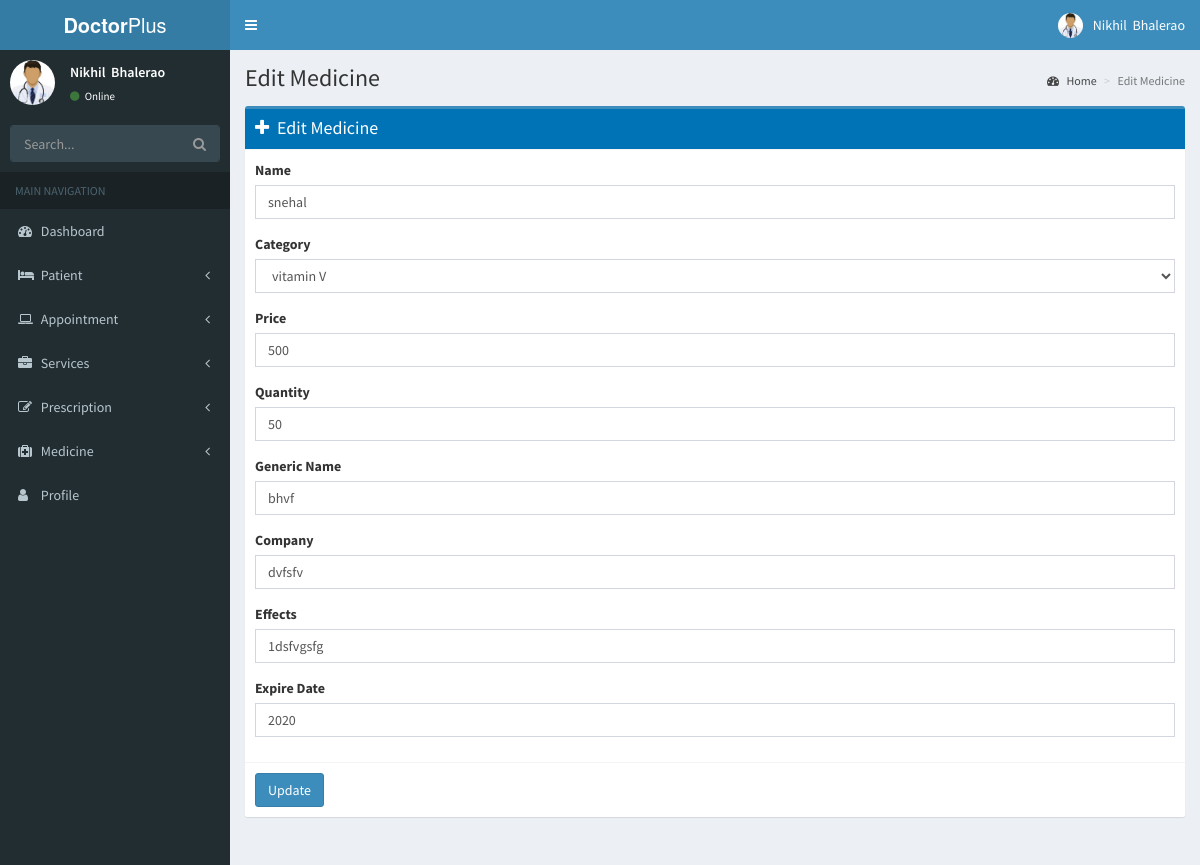
/dashboard/Medicine/editmedicine.php?id=2, run on the app's committed database.
### tables this page shows
CREATE TABLE IF NOT EXISTS `addnewmedicine` (
  `id` int(20) NOT NULL AUTO_INCREMENT,
  `name` varchar(30) NOT NULL,
  `category` varchar(100) NOT NULL,
  `price` int(11) NOT NULL,
  `quantity` int(11) NOT NULL,
  `genericname` varchar(30) NOT NULL,
  `company` varchar(30) NOT NULL,
  `effect` varchar(30) NOT NULL,
  `expiredate` varchar(30) NOT NULL,
  PRIMARY KEY (`id`)
);

### dashboard/Medicine/editmedicine.php (the view, shortened to what this page needs)
<?php include"../Include/header.php";?>
<?php include"../Include/sidebar.php";?>
<?php
  include("../inc/connect.php") ;
  $sql="SELECT * FROM addnewmedicine WHERE id='".$_GET['id']."'";
  $write =mysqli_query($db_connect, $sql) or die(mysql_error($db_connect));
    $row=mysqli_fetch_array($write)or die (mysql_error($db_connect));
    $name=$row['name'];
    $category=$row['category'];
    $price=$row['price'];
    $quantity=$row['quantity'];
    $genericname=$row['genericname'];
    $company=$row['company'];
    $effect=$row['effect'];
    $expiredate=$row['expiredate'];
?>
<?php
include("../inc/connect.php") ;
?>
  <div class="content-wrapper">
    <section class="content-header">
      <h1>
        Edit Medicine
      </h1>
      <ol class="breadcrumb">
        <li><a href="#"><i class="fa fa-dashboard"></i> Home</a></li>
        <li class="active">Edit Medicine</li>
      </ol>
    </section>
    <section class="content">
      <div class="row">
<div class="col-md-12">
    <div class="box box-primary">
            <div class="box-header with-border bg-blue">
             <i class="fa fa-plus"></i> <h3 class="box-title">Edit Medicine</h3>
            </div>
        <form method="POST" >
              <div class="box-body">
                <div class="form-group">
                  <label for="exampleInputEmail1">Name</label>
                  <input type="name" class="form-control" name="name" id="exampleInputEmail1" placeholder="" value="<?php echo   $name;?>">
                </div>
                <div class="form-group">
<label for="exampleInputEmail1">Category</label><br>
<select name="category" class="form-control select2"  placeholder="">
<?php
 $p_query="SELECT * FROM medicinecategory";
$res=mysqli_query($db_connect, $p_query);
while ($row1 =mysqli_fetch_array($res)) {
   echo $row1['id'];?>
<option value="<?php echo $row1['id'];?>"<?php if ($category==$row1['id']) {
  echo "Selected";}?>><?php echo $row1['category'];?>
 </option>
<?php } ?></select>
</div>
<div class="form-group">
<label for="exampleInputFile">Price</label>
<input type="price" name="price" class="form-control" id="exampleInputPassword1" placeholder="" value="<?php echo  $price;?>">
</div>
<div class="form-group">
<label for="exampleInputPassword1">Quantity</label>
<input type="quantity" name="quantity" class="form-control" id="exampleInputPassword1" placeholder="" value="<?php echo  $quantity;?>">
</div>
<div class="form-group">
<label for="exampleInputPassword1">Generic Name</label>
<input type="generiname" name="genericname" class="form-control" id="exampleInputPassword1" placeholder="" value="<?php echo  $genericname;?>">
</div>
<div class="form-group">
<label for="exampleInputPassword1">Company</label>
<input type="company" name="company" class="form-control" id="exampleInputPassword1" placeholder="" value="<?php echo  $company;?>">
</div>
<div class="form-group">
<label for="exampleInputPassword1">Effects</label>
<input type="effects" name="effect" class="form-control" id="exampleInputPassword1" placeholder="" value="<?php echo   $effect;?>">
</div>
<div class="form-group">
<label for="exampleInputPassword1">Expire Date</label>
<input type="expiredate" name="expiredate" class="form-control" id="exampleInputPassword1" placeholder="" value="<?php echo  $expiredate ;?>">
</div>
</div>
<div class="box-footer">
<button type="submit"  name="submit" class="btn btn-primary">Update</button>
              </div>
            </form>
          </div>
      </div>
      </div>
     </section>
   </div>
<?php include "../Include/footer.php";?>

### dashboard/Include/header.php (shortened to what this page needs)
<?php include"../inc/connect.php";
 ?>
 <!DOCTYPE html>
<html>
<head>
  <link rel="stylesheet" href="../bower_components/bootstrap/dist/css/bootstrap.min.css">
  <link rel="stylesheet" href="../bower_components/font-awesome/css/font-awesome.min.css">
  <link rel="stylesheet" href="../bower_components/Ionicons/css/ionicons.min.css">
  <link rel="stylesheet" href="../bower_components/select2/dist/css/select2.min.css">
  <link rel="stylesheet" href="../dist/css/AdminLTE.min.css">
  <link rel="stylesheet" href="../dist/css/skins/_all-skins.min.css">
  <link rel="stylesheet" href="../bower_components/morris.js/morris.css">
  <link rel="stylesheet" href="../bower_components/jvectormap/jquery-jvectormap.css">
  <link rel="stylesheet" href="../bower_components/bootstrap-datepicker/dist/css/bootstrap-datepicker.min.css">
  <link rel="stylesheet" href="../bower_components/bootstrap-daterangepicker/daterangepicker.css">
  <link rel="stylesheet" href="../plugins/bootstrap-wysihtml5/bootstrap3-wysihtml5.min.css">
  <link rel="stylesheet" href="../bower_components/fullcalendar/dist/fullcalendar.min.css">
  <link rel="stylesheet" href="../bower_components/fullcalendar/dist/fullcalendar.print.min.css" media="print">
  <link rel="stylesheet" href="../bower_components/datatables.net-bs/css/dataTables.bootstrap.min.css">
  </head>
<body class="hold-transition skin-blue sidebar-mini">
<div class="wrapper">
  <header class="main-header">
    <a href="index.php" class="logo">
      <span class="logo-lg"><b>Doctor</b>Plus</span>
    </a>
    <nav class="navbar navbar-static-top">
      <a href="#" class="sidebar-toggle" data-toggle="push-menu" role="button">
      </a>
      <div class="navbar-custom-menu">
        <ul class="nav navbar-nav">
        <li class="dropdown user user-menu">
         <a href="#" class="dropdown-toggle" data-toggle="dropdown">
          <?php
$sql="SELECT * FROM login";
    $write =mysqli_query($db_connect, $sql) or die(mysql_error($db_connect));
     $row2=mysqli_fetch_array($write)or die (mysql_error($db_connect));
?>
              <img src="../../dashboard/Upload/Adminprofile/<?php echo $row2['profile'];?>" class="user-image" alt="User Image">
              <span class="hidden-xs"><?php echo $row2['fname'];?>&nbsp;
           <?php echo $row2['lname'];?></span>
            </a>
          </li>
        </ul>
      </div>
    </nav>
  </header>

### dashboard/Include/sidebar.php (shortened to what this page needs)
  <aside class="main-sidebar">
    <section class="sidebar">
      <div class="user-panel">
        <div class="pull-left image">
           <?php
$sql="SELECT * FROM login";
    $write =mysqli_query($db_connect, $sql) or die(mysql_error($db_connect));
     $row2=mysqli_fetch_array($write)or die (mysql_error($db_connect));
     ?>
          <img src="../../dashboard/Upload/Adminprofile/<?php echo $row2['profile'];?>" class="img-circle" alt="User Image">
        </div>
        <div class="pull-left info">
          <p><?php echo $row2['fname'];?>&nbsp;
           <?php echo $row2['lname'];?></p>
          <a href="#"><i class="fa fa-circle text-success"></i> Online</a>
        </div>
      </div>
      <form action="#" method="get" class="sidebar-form">
        <div class="input-group">
          <input type="text" name="q" class="form-control" placeholder="Search...">
          <span class="input-group-btn">
                <button type="submit" name="search" id="search-btn" class="btn btn-flat"><i class="fa fa-search"></i>
                </button>
              </span>
        </div>
      </form>
      <ul class="sidebar-menu" data-widget="tree">
        <li class="header">MAIN NAVIGATION</li>
        <li>
          <a href=".././Index/index.php">
            <i class="fa fa-dashboard"></i> <span>Dashboard</span>
         </a>
        </li>
       <li class="treeview">
          <a href="#">
            <i class="fa fa-bed"></i> <span>Patient</span>
            <span class="pull-right-container">
              <i class="fa fa-angle-left pull-right"></i>
            </span>
          </a>
        </li>
        <li class="treeview">
          <a href="#">
            <i class="fa fa-laptop"></i> <span>Appointment</span>
            <span class="pull-right-container">
              <i class="fa fa-angle-left pull-right"></i>
            </span>
          </a>
        </li>
         <li class="treeview">
          <a href="#">
            <i class="fa fa-briefcase"></i> <span>Services</span>
            <span class="pull-right-container">
              <i class="fa fa-angle-left pull-right"></i>
            </span>
          </a>
        </li>
        <li class="treeview">
          <a href="#">
            <i class="fa fa-edit"></i> <span>Prescription</span>
            <span class="pull-right-container">
              <i class="fa fa-angle-left pull-right"></i>
            </span>
          </a>
        </li>
         <li class="treeview">
          <a href="#">
            <i class="fa fa-medkit"></i> <span>Medicine</span>
            <span class="pull-right-container">
              <i class="fa fa-angle-left pull-right"></i>
            </span>
          </a>
        </li>
           <li>
          <a href="../Admin/index.php">
            <i class="fa fa-user"></i> <span>Profile</span>
         </a>
        </li>
        </ul>
    </section>
  </aside>

### data on the page
addnewmedicine: name "snehal", price "500", quantity "50", genericname "bhvf", company "dvfsfv", effect "1dsfvgsfg", expiredate "2020"

### other printed values
$row2['fname'] "Nikhil"
$row2['lname'] "Bhalerao"
form field category "vitamin V"
